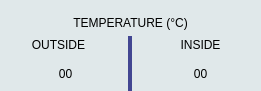
  <widget class="QFrame" name="frame_8">
   <property name="geometry">
    <rect>
     <x>1014</x>
     <y>446</y>
     <width>261</width>
     <height>91</height>
    </rect>
   </property>
   <property name="styleSheet">
    <string notr="true">background-color: rgb(255, 255, 195);
border: 0px solid  ;
background-color: rgb(224, 232, 234);
border-radius:10px;
font:  bold 14pt &quot;Ubuntu&quot;;
border-color: rgb(255, 45, 0);</string>
   </property>
   <property name="frameShape">
    <enum>QFrame::StyledPanel</enum>
   </property>
   <property name="frameShadow">
    <enum>QFrame::Raised</enum>
   </property>
   <widget class="QLabel" name="_outTempLabel">
    <property name="geometry">
     <rect>
      <x>18</x>
      <y>34</y>
      <width>81</width>
      <height>21</height>
     </rect>
    </property>
    <property name="styleSheet">
     <string notr="true">background-color: rgb(224, 232, 234);
border-top: 0px inset gray ;
font:   12pt &quot;Ubuntu&quot;;</string>
    </property>
    <property name="text">
     <string>OUTSIDE</string>
    </property>
    <property name="alignment">
     <set>Qt::AlignCenter</set>
    </property>
   </widget>
   <widget class="QLabel" name="outTempLabel">
    <property name="geometry">
     <rect>
      <x>40</x>
      <y>58</y>
      <width>51</width>
      <height>31</height>
     </rect>
    </property>
    <property name="styleSheet">
     <string notr="true">background-color: rgb(224, 232, 234);
border-left: 0px inset gray ;
font:  bold 25pt &quot;Ubuntu&quot;;</string>
    </property>
    <property name="text">
     <string>00</string>
    </property>
    <property name="alignment">
     <set>Qt::AlignCenter</set>
    </property>
   </widget>
   <widget class="QLabel" name="_innerTempLabel">
    <property name="geometry">
     <rect>
      <x>160</x>
      <y>34</y>
      <width>81</width>
      <height>21</height>
     </rect>
    </property>
    <property name="styleSheet">
     <string notr="true">background-color: rgb(224, 232, 234);
border-top: 0px  gray ;
font:   12pt &quot;Ubuntu&quot;;</string>
    </property>
    <property name="text">
     <string>INSIDE</string>
    </property>
    <property name="alignment">
     <set>Qt::AlignCenter</set>
    </property>
   </widget>
   <widget class="QLabel" name="innerTempLabel">
    <property name="geometry">
     <rect>
      <x>180</x>
      <y>58</y>
      <width>41</width>
      <height>31</height>
     </rect>
    </property>
    <property name="styleSheet">
     <string notr="true">background-color: rgb(224, 232, 234);
border-left: 0px inset gray ;
font:  bold 25pt &quot;Ubuntu&quot;;</string>
    </property>
    <property name="text">
     <string>00</string>
    </property>
    <property name="alignment">
     <set>Qt::AlignCenter</set>
    </property>
   </widget>
   <widget class="QWidget" name="widget_2" native="true">
    <property name="geometry">
     <rect>
      <x>128</x>
      <y>36</y>
      <width>4</width>
      <height>72</height>
     </rect>
    </property>
    <property name="styleSheet">
     <string notr="true">background-color: rgb(66, 70, 146);
border-radius:0px;</string>
    </property>
   </widget>
   <widget class="QLabel" name="_TempLabel">
    <property name="geometry">
     <rect>
      <x>10</x>
      <y>12</y>
      <width>241</width>
      <height>21</height>
     </rect>
    </property>
    <property name="styleSheet">
     <string notr="true">background-color: rgb(224, 232, 234);
border-top: 0px inset gray ;
font:   12pt &quot;Ubuntu&quot;;</string>
    </property>
    <property name="text">
     <string>TEMPERATURE (°C)</string>
    </property>
    <property name="alignment">
     <set>Qt::AlignCenter</set>
    </property>
   </widget>
  </widget>
